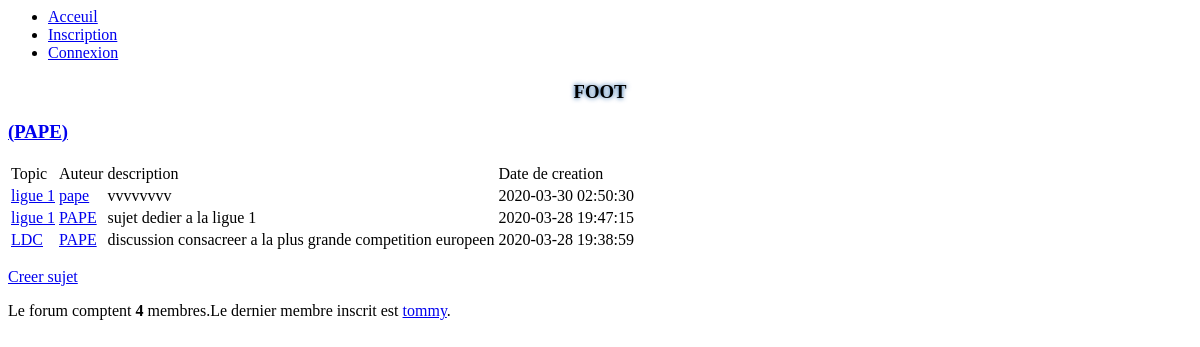
Before: /topic.php?id_topics=3 with the older database file.
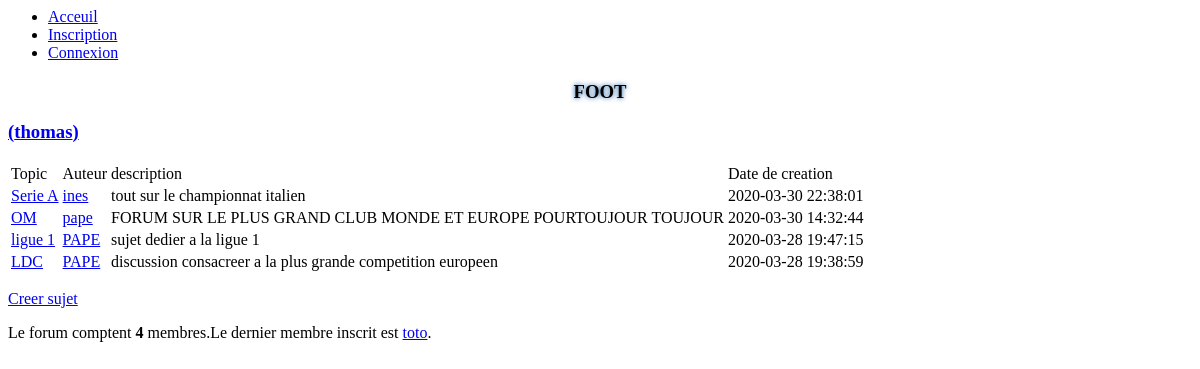
After: the same page with the newer database file.
### tables this page shows
CREATE TABLE IF NOT EXISTS `topics` (
  `id_topics` int(6) NOT NULL AUTO_INCREMENT,
  `auteur` varchar(30) NOT NULL,
  `titre` text NOT NULL,
  `date` datetime NOT NULL DEFAULT current_timestamp(),
  PRIMARY KEY (`id_topics`)
);

CREATE TABLE IF NOT EXISTS `sujets` (
  `id_sujets` int(6) NOT NULL AUTO_INCREMENT,
  `auteur` varchar(30) NOT NULL,
  `titre` text NOT NULL,
  `description` text DEFAULT NULL,
  `date` datetime NOT NULL DEFAULT '0000-00-00 00:00:00',
  `id_topics` int(6) NOT NULL,
  PRIMARY KEY (`id_sujets`)
);

CREATE TABLE IF NOT EXISTS `utilisateurs` (
  `id` int(11) NOT NULL AUTO_INCREMENT,
  `login` varchar(255) NOT NULL,
  `password` varchar(255) NOT NULL,
  `nom` varchar(255) NOT NULL,
  `prenom` varchar(255) NOT NULL,
  `sexe` varchar(255) NOT NULL,
  `email` varchar(255) NOT NULL,
  `localisation` varchar(255) NOT NULL,
  `grade` int(11) NOT NULL DEFAULT 3,
  PRIMARY KEY (`id`)
);

### topic.php (the view, shortened to what this page needs)
<html>
	<head>
		<link rel="stylesheet" href="index.css"/>
	</head>
	<body>
		<header class="topnav">
			<nav>
				 <ul> <?php include('header.php') ?></ul>
			</nav>
		</header>
		<main>
			<?php
			if(empty($_GET['id_topics']))
			{
				echo'<section><p><a href="index.php"> Veuillez choisir un topic.</a> </p></section>';
			}
			else
			{
				$connexion = mysqli_connect("localhost", "root", "", "forum");
				$sql1 = "SELECT topics.id_topics, topics.auteur, topics.titre, topics.date, utilisateurs.id FROM topics
				INNER JOIN utilisateurs where  topics.auteur = utilisateurs.login
				AND id_topics='".$_GET['id_topics']."'  ORDER BY date DESC";
				$req1 = mysqli_query($connexion,$sql1);
				$dataa = mysqli_fetch_array($req1);
				?>
				  <section>
					    <article>
							 <h1> <?php echo $dataa['titre']; ?> </h1>
							 <h3><?php echo' <a href="profil.php?id='.$dataa['id'].'&amp;action=consulter">(', $dataa["auteur"],')</a>'; ?></h3>
		              	</article>
		  				<article>
							  <table>
								   <thead>
										<td> Topic</td>
										<td>Auteur</td>
										<td> description</td>
										<td>Date de creation </td>
									</thead>
									<?php
									$connexion = mysqli_connect("localhost", "root", "", "forum");
									$sql = 'SELECT sujets.id_sujets, sujets.auteur, sujets.titre, sujets.description, sujets.date, sujets.id_topics, utilisateurs.id
									FROM sujets INNER JOIN utilisateurs where  sujets.auteur = utilisateurs.login
									AND id_topics="'.$_GET['id_topics'].'" ORDER BY date DESC';
									$req = mysqli_query($connexion,$sql);
									while ($data = mysqli_fetch_array($req))
									{
										echo '<tr>';
										echo '<td>';
										echo '<a href="sujet.php?id_sujets=' , $data['id_sujets'] , '">' ,$data['titre'] , '</a>';
										echo '</td><td>';
										echo ' <a href="profil.php?id='.$data['id'].'&amp;action=consulter">', $data["auteur"],'</a>';
										echo '</td><td>';
										echo $data['description'];
										echo '</td><td>';
										echo $data['date'];
									}
									?>
									</td></tr>
								</table>
								<?php
								 echo '<p><a href="nvxsujet.php?id_topics=' , $_GET['id_topics'] , '"> Creer sujet</a></p>  ' ;
			}
			?>
			</article>
			</section>
		</main>
		<footer>
		<?php include('footer.php') ?>
		</footer>
	</body>
</html>

### header.php (shortened to what this page needs)
<?php
if (isset($_SESSION['login'])):
	?>
<li><a href="index.php">Acceuil</a></li>
 <?php echo'
 <li><a href="profil.php?id=' , $_SESSION['id'] , '">Profil</a></li>'
?>
<li>
        <form action="index.php" class='head' method="post">
            <input type="submit" name='deconnexion' class="deco" value="deconnexion">
        </form>
<?php if (isset($_POST['deconnexion'])) {
                session_unset();
                session_destroy();
                header('Location:index.php');
            }
            ?></li>
 <?php else:?>
    <li><a href="index.php">Acceuil</a></li>
 <li><a href="inscription.php">Inscription</a></li>
 <li><a href="connexion.php">Connexion</a></li>
<?php endif;?>

### footer.php
<?php
$connexion = mysqli_connect("localhost", "root", "", "forum");
$totalmenbre ='SELECT COUNT(*) FROM utilisateurs';
$req='SELECT login,id FROM utilisateurs ORDER BY id DESC';
$query2 = mysqli_query($connexion,$req);
$dataa =mysqli_fetch_array($query2);
$derniermembre = stripslashes(htmlspecialchars($dataa[0]));
$query = mysqli_query($connexion,$totalmenbre);
$data = mysqli_fetch_array($query);
    echo'<p>Le forum comptent <strong>'.$data[0].'</strong> membres.';
    echo'Le dernier membre inscrit est <a href="profil.php?id='.$dataa[1].'&amp;action=consulter">'.$derniermembre.'</a>.</p>';
?>

### index.css (style rules this page uses)
h1 { text-align: center; animation: titre .75s ease-out infinite; text-shadow: 0px 0px 5px #004D98; }

Changed rows visible on the page:
removed sujets: titre "ligue 1", auteur "pape", description "vvvvvvvv", date "2020-03-30 02:50:30"
removed utilisateurs: login "tommy"
changed topics "FOOT": auteur "PAPE" → "thomas"
added sujets: titre "Serie A", auteur "ines", description "tout sur le championnat italien", date "2020-03-30 22:38:01"
added sujets: titre "OM", auteur "pape", description "FORUM SUR LE PLUS GRAND CLUB MONDE ET EUROPE POURTOUJOUR TOUJOUR", date "2020-03-30 14:32:44"
added utilisateurs: login "toto"
